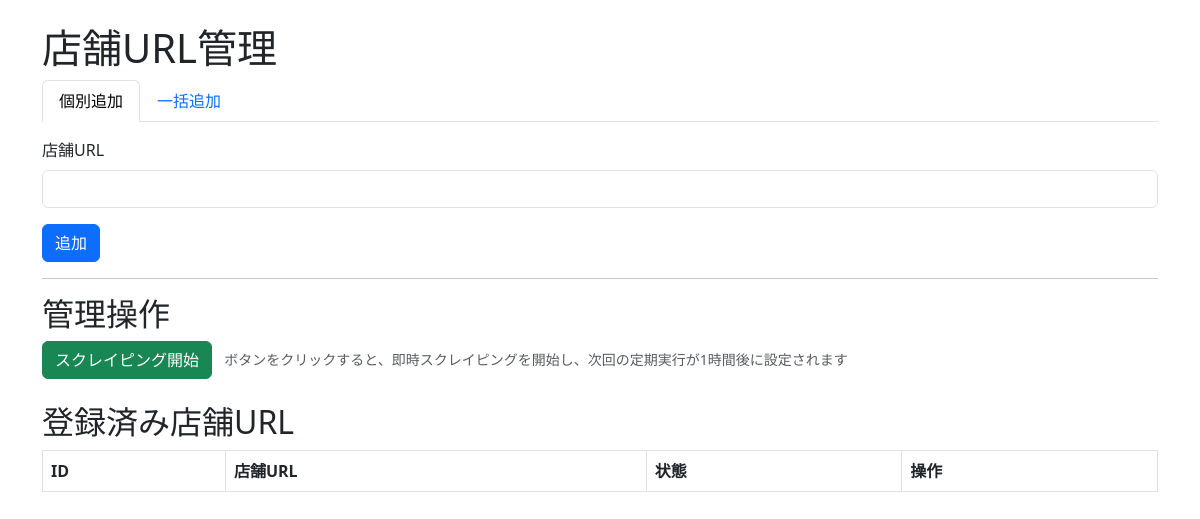
Before: /admin/manage with the older database file.
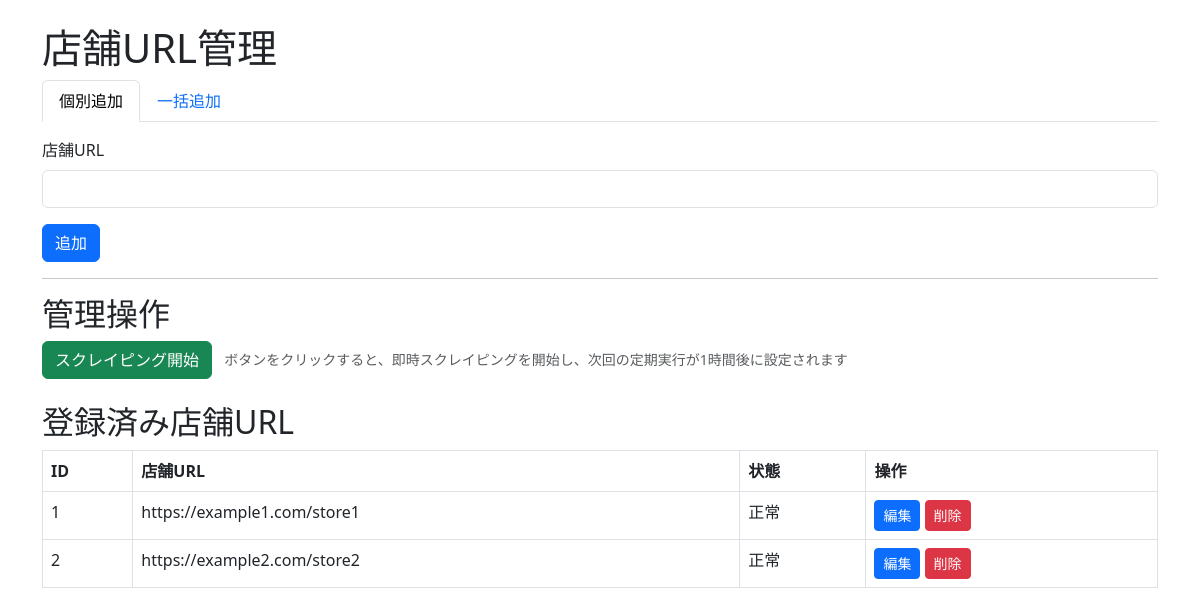
After: the same page with the newer database file.
### models.py (models this page shows)
class StoreURL(db.Model):
    __tablename__ = 'store_urls'
    id = Column(Integer, primary_key=True)
    store_url = Column(Text, unique=True, nullable=False)
    error_flag = Column(Integer, default=0)

### main.py (the view, shortened to what this page needs)
@app.route('/admin/manage', methods=['GET', 'POST'])
def manage_store_urls():
    from models import StoreURL
    from flask import request, flash
    urls = StoreURL.query.order_by(StoreURL.id.asc()).all()
    return render_template('management.html', urls=urls)

### templates/management.html (shortened to what this page needs)
<!DOCTYPE html>
<html lang="ja">
<head>
  <link href="https://cdn.jsdelivr.net/npm/bootstrap@5.3.0/dist/css/bootstrap.min.css" rel="stylesheet">
</head>
<body>
  <div class="container mt-4">
    <h1>店舗URL管理</h1>
    <ul class="nav nav-tabs mb-3" id="entryTabs" role="tablist">
      <li class="nav-item" role="presentation">
        <button class="nav-link active" id="single-tab" data-bs-toggle="tab" data-bs-target="#single-entry" type="button" role="tab" aria-controls="single-entry" aria-selected="true">個別追加</button>
      </li>
      <li class="nav-item" role="presentation">
        <button class="nav-link" id="bulk-tab" data-bs-toggle="tab" data-bs-target="#bulk-entry" type="button" role="tab" aria-controls="bulk-entry" aria-selected="false">一括追加</button>
      </li>
    </ul>
    <div class="tab-content" id="entryTabsContent">
      <div class="tab-pane fade show active" id="single-entry" role="tabpanel" aria-labelledby="single-tab">
        <form method="post" action="{{ url_for('manage_store_urls') }}">
          <div class="mb-3">
            <label for="store_url" class="form-label">店舗URL</label>
            <input type="text" class="form-control" id="store_url" name="store_url" required>
          </div>
          <button type="submit" class="btn btn-primary">追加</button>
        </form>
      </div>
    </div>
    <hr>
    <h2>管理操作</h2>
    <div class="mb-4">
      <form method="post" action="{{ url_for('manual_scrape') }}" class="d-inline">
        <button type="submit" class="btn btn-success">スクレイピング開始</button>
      </form>
      <small class="text-muted ms-2">ボタンをクリックすると、即時スクレイピングを開始し、次回の定期実行が1時間後に設定されます</small>
    </div>
    <h2>登録済み店舗URL</h2>
    <table class="table table-bordered">
      <thead>
        <tr>
          <th>ID</th>
          <th>店舗URL</th>
          <th>状態</th>
          <th>操作</th>
        </tr>
      </thead>
      <tbody>
        {% for url in urls %}
        <tr {% if url.error_flag %} class="table-danger" {% endif %}>
          <td>{{ url.id }}</td>
          <td>{{ url.store_url }}</td>
          <td>{{ "エラー" if url.error_flag else "正常" }}</td>
          <td>
            <a href="{{ url_for('edit_store_url', id=url.id) }}" class="btn btn-sm btn-primary">編集</a>
            <form method="post" action="{{ url_for('delete_store_url', id=url.id) }}" style="display:inline;">
              <button type="submit" class="btn btn-sm btn-danger" onclick="return confirm('本当に削除しますか？');">削除</button>
            </form>
          </td>
        </tr>
        {% endfor %}
      </tbody>
    </table>
  </div>
</body>
</html>

Changed rows visible on the page:
added StoreURL: id "1", store_url "https://example1.com/store1", error_flag "正常"
added StoreURL: id "2", store_url "https://example2.com/store2", error_flag "正常"
